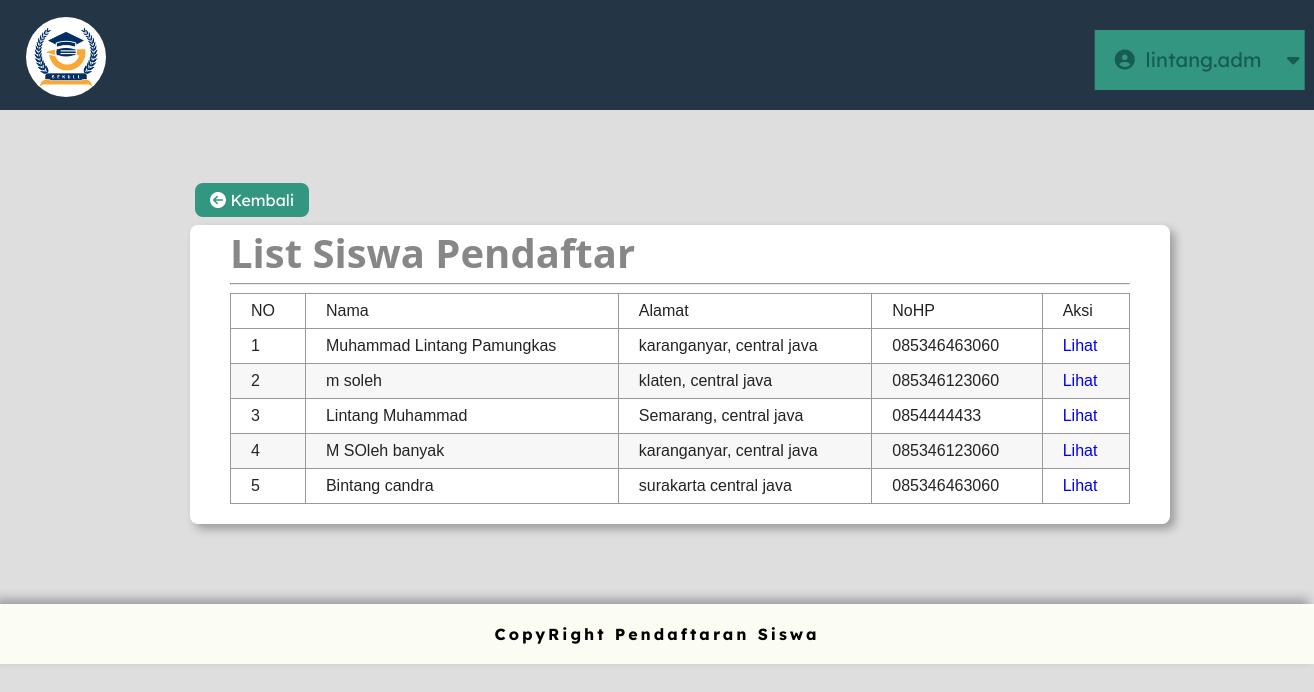
/admin/da_list.php (signed in), run on the app's committed database.
### tables this page shows
CREATE TABLE `data_siswa` (
  `ID_DS` int(11) NOT NULL,
  `NIK` varchar(16) NOT NULL,
  `Nama` varchar(50) NOT NULL,
  `JenisKelamin` varchar(10) NOT NULL,
  `Agama` varchar(10) NOT NULL,
  `TempatLahir` varchar(30) NOT NULL,
  `TanggalLahir` date NOT NULL,
  `Telepon` varchar(15) NOT NULL,
  `Alamat` varchar(255) NOT NULL
);

### admin/da_list.php (the view, shortened to what this page needs)
<?php
$uname         =$_SESSION["uname"];
?>
<!DOCTYPE html>
<html lang="en">
<head>
  <link rel="stylesheet" href="path/to/font-awesome/css/font-awesome.min.css">
  <link rel="stylesheet" type="text/css" href="CSS/nav_bar.css">
</head>
<body>
  <div class="navbar">
    <a class ="alogo" href="beranda.php"> <img class= "logo" src="gambar/logo.jpg"> </a>
    <div class="container">
      <nav class="menu">
        <ul class="main-menu">
          <li class="with-submenu">
            <i class="fa fa-user-circle" aria-hidden="true" aria-hidden="true"></i>
              <?php echo $uname; ?>
            <i class="fa fa-caret-down"></i>
          </li>
        </ul>
      </nav>
    </div>
  </div>
  <div class="kembali">
    <a href="beranda.php">
      <i class="fa fa-arrow-circle-left" aria-hidden="true"></i>  Kembali
    </a>
  </div>
  <div class="form_class">
    <p class="syst">List Siswa Pendaftar</p><hr/>
    <table align="center" class="table1">
      <thead>
        <tr>
          <td>NO</td>
          <td>Nama</td>
          <td>Alamat</td>
          <td>NoHP</td>
          <td>Aksi</td>
        </tr>
      </thead>
      <tbody>
        <?php
        include '0-koneksi.php';
        $tampil = mysqli_query($kon, "SELECT * FROM data_siswa");
        $no = 1;
        while($hasil = mysqli_fetch_array($tampil)){ ?>
        <tr>
          <td align="center"><?= $no++;              ?></td>
          <td align="left">  <?= $hasil['Nama'];     ?></td>
          <td align="right"> <?= $hasil['Alamat'];   ?></td>
          <td align="right"> <?= $hasil['Telepon'];  ?></td>
          <td>
            <a href="da_konf.php?ID_DS=<?php echo $hasil['ID_DS']; ?>">Lihat</a>
        </td>
        </tr>
        <?php }?>
      </tbody>
    </table>
  </div>
  <footer>
    <p>CopyRight Pendaftaran Siswa</p>
  </footer>
</body>
</html>

### admin/CSS/nav_bar.css (style rules this page uses)
body { margin: 0; padding: 0; background: #dedede; width: 100%; height: 100%; font-family: "Lexend Deca", sans-serif; color: #878787; --menu-item-size: -25px; --green-color: #329680; --blue-color: #099c95; --dark-green-color: #175b52; --white-color: #fff; --gray-color: #ededed; --container-width: 700px; --container-height: 400px; --line-offset: calc( (100% - var(--container-height)) / 2 + var(--menu-item-size) + 0.6em ); }
.navbar { padding: 0.1px; background: #243545; }
.container { height: 80px; width: var(--container-width); margin-left: 340px; margin-top: 30px; }
.main-menu { display: flex; list-style: none; margin: 0px 0 0 0px; padding: 0px 0px 0 0; }
.main-menu > li { text-align: center; box-sizing: border-box; transition: 0.5s linear all; background: var(--green-color); color: var(--dark-green-color); cursor: pointer; font-size: 20px; user-select: none; }
.main-menu > li:nth-child(1) { transform: translateX(360%); }
.main-menu i { margin: 20px; margin-right: 5px; }
.with-submenu { position: relative; display: inline-block; }

### admin/da_list.php (style rules this page uses)
.logo { width: 80px; height: 80px; position: absolute; left: 2%; top: 2.1%; border-radius: 50%; }
.kembali { margin: 80px 0 -65px 195px; }
.kembali a { text-decoration: none; padding: 7px 15px 7px 15px; border-radius: 8px; color: white; background-color: #329680; font-family: "Lexend Deca", sans-serif; }
.form_class { width: 900px; padding: 0px 40px 20px 40px; margin: 80px 0 80px 190px; border-radius: 8px; background-color: white; font-family: 'system-ui'; box-shadow: 5px 5px 10px rgb(0,0,0,0.3); }
.syst { font-size: 40px; font-weight: bold; margin: 0 0 -5px; }
.table1 { width: 900px; font-family: sans-serif; color: #232323; border-collapse: collapse; }
.table1, th, td { text-decoration: none; text-align: left; border: 1px solid #999; padding: 8px 20px; }
.table1, th, td, a { text-decoration: none; }
.table1 tr:nth-child(even) { background-color: #f7f7f7; }
footer { height: 60px; background-color: #FCFDF2; color: white; display: flex; align-items: center; justify-content: center; box-shadow: -5px -5px 10px rgb(0,0,0,0.3); }
footer > p { text-align: center; font-family: "Lexend Deca", sans-serif; letter-spacing: 3px; color:black; font-weight: bold; }

### data on the page
data_siswa: Nama "Muhammad Lintang Pamungkas", Alamat "karanganyar, central java", Telepon "085346463060"
data_siswa: Nama "m soleh", Alamat "klaten, central java", Telepon "085346123060"
data_siswa: Nama "Lintang Muhammad", Alamat "Semarang, central java", Telepon "0854444433"
data_siswa: Nama "M SOleh banyak", Alamat "karanganyar, central java", Telepon "085346123060"
data_siswa: Nama "Bintang candra", Alamat "surakarta central java", Telepon "085346463060"

### other printed values
$uname "lintang.adm"
